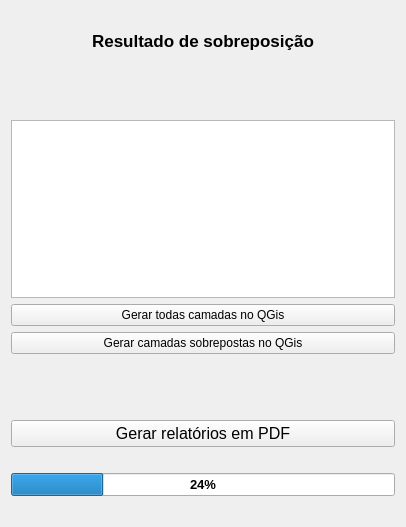
<?xml version="1.0" encoding="UTF-8"?>
<ui version="4.0">
 <class>Form</class>
 <widget class="QWidget" name="Form">
  <property name="geometry">
   <rect>
    <x>0</x>
    <y>0</y>
    <width>406</width>
    <height>527</height>
   </rect>
  </property>
  <property name="windowTitle">
   <string>Form</string>
  </property>
  <layout class="QVBoxLayout" name="verticalLayout_2">
   <item>
    <spacer name="horizontalSpacer_5">
     <property name="orientation">
      <enum>Qt::Horizontal</enum>
     </property>
     <property name="sizeHint" stdset="0">
      <size>
       <width>40</width>
       <height>20</height>
      </size>
     </property>
    </spacer>
   </item>
   <item>
    <widget class="QLabel" name="label">
     <property name="font">
      <font>
       <pointsize>13</pointsize>
       <weight>75</weight>
       <bold>true</bold>
      </font>
     </property>
     <property name="text">
      <string>Resultado de sobreposição</string>
     </property>
     <property name="alignment">
      <set>Qt::AlignCenter</set>
     </property>
    </widget>
   </item>
   <item>
    <spacer name="horizontalSpacer_6">
     <property name="orientation">
      <enum>Qt::Horizontal</enum>
     </property>
     <property name="sizeHint" stdset="0">
      <size>
       <width>40</width>
       <height>20</height>
      </size>
     </property>
    </spacer>
   </item>
   <item>
    <widget class="QLabel" name="label_feicoes_input">
     <property name="font">
      <font>
       <pointsize>11</pointsize>
      </font>
     </property>
     <property name="text">
      <string/>
     </property>
     <property name="alignment">
      <set>Qt::AlignCenter</set>
     </property>
    </widget>
   </item>
   <item>
    <layout class="QVBoxLayout" name="verticalLayout">
     <item>
      <spacer name="horizontalSpacer_3">
       <property name="orientation">
        <enum>Qt::Horizontal</enum>
       </property>
       <property name="sizeHint" stdset="0">
        <size>
         <width>40</width>
         <height>20</height>
        </size>
       </property>
      </spacer>
     </item>
     <item>
      <widget class="QTableWidget" name="tbl_result">
       <property name="lineWidth">
        <number>2</number>
       </property>
       <property name="sizeAdjustPolicy">
        <enum>QAbstractScrollArea::AdjustToContents</enum>
       </property>
       <property name="alternatingRowColors">
        <bool>true</bool>
       </property>
      </widget>
     </item>
     <item>
      <widget class="QPushButton" name="btn_print_all_layers_qgis">
       <property name="focusPolicy">
        <enum>Qt::NoFocus</enum>
       </property>
       <property name="text">
        <string>Gerar todas camadas no QGis</string>
       </property>
      </widget>
     </item>
     <item>
      <widget class="QPushButton" name="btn_print_overlay_qgis">
       <property name="focusPolicy">
        <enum>Qt::NoFocus</enum>
       </property>
       <property name="text">
        <string>Gerar camadas sobrepostas no QGis</string>
       </property>
      </widget>
     </item>
     <item>
      <spacer name="horizontalSpacer_9">
       <property name="orientation">
        <enum>Qt::Horizontal</enum>
       </property>
       <property name="sizeHint" stdset="0">
        <size>
         <width>40</width>
         <height>20</height>
        </size>
       </property>
      </spacer>
     </item>
     <item>
      <spacer name="horizontalSpacer_7">
       <property name="orientation">
        <enum>Qt::Horizontal</enum>
       </property>
       <property name="sizeHint" stdset="0">
        <size>
         <width>40</width>
         <height>20</height>
        </size>
       </property>
      </spacer>
     </item>
     <item>
      <layout class="QHBoxLayout" name="horizontalLayout_2"/>
     </item>
     <item>
      <spacer name="horizontalSpacer_8">
       <property name="orientation">
        <enum>Qt::Horizontal</enum>
       </property>
       <property name="sizeHint" stdset="0">
        <size>
         <width>40</width>
         <height>20</height>
        </size>
       </property>
      </spacer>
     </item>
     <item>
      <widget class="QPushButton" name="btn_pdf_generator">
       <property name="font">
        <font>
         <pointsize>12</pointsize>
        </font>
       </property>
       <property name="text">
        <string>Gerar relatórios em PDF</string>
       </property>
      </widget>
     </item>
     <item>
      <spacer name="horizontalSpacer_2">
       <property name="orientation">
        <enum>Qt::Horizontal</enum>
       </property>
       <property name="sizeHint" stdset="0">
        <size>
         <width>40</width>
         <height>20</height>
        </size>
       </property>
      </spacer>
     </item>
     <item>
      <widget class="QProgressBar" name="progress_bar">
       <property name="enabled">
        <bool>true</bool>
       </property>
       <property name="font">
        <font>
         <pointsize>10</pointsize>
         <weight>75</weight>
         <bold>true</bold>
        </font>
       </property>
       <property name="value">
        <number>24</number>
       </property>
       <property name="alignment">
        <set>Qt::AlignCenter</set>
       </property>
      </widget>
     </item>
     <item>
      <spacer name="horizontalSpacer">
       <property name="orientation">
        <enum>Qt::Horizontal</enum>
       </property>
       <property name="sizeHint" stdset="0">
        <size>
         <width>40</width>
         <height>20</height>
        </size>
       </property>
      </spacer>
     </item>
    </layout>
   </item>
  </layout>
 </widget>
 <resources/>
 <connections/>
</ui>
